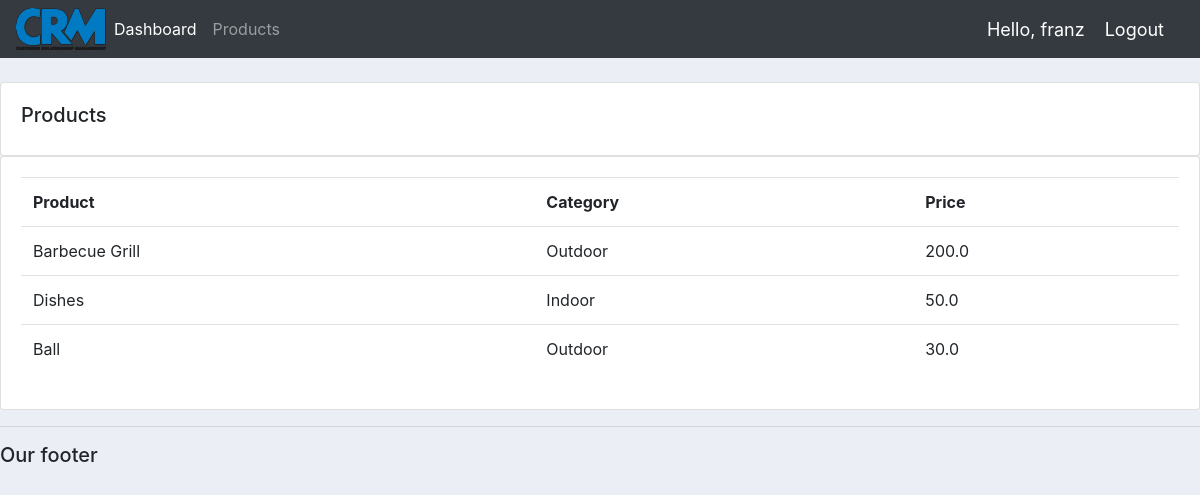
Screenshot of /products/ (signed in) with the database file from the repository.
### accounts/models.py (models this page shows, shortened)
class Product(models.Model):
    CATEGORY = (
        ("Indoor", "Indoor"),
        ("Outdoor", "Outdoor"),
    )
    name = models.CharField(max_length=200, null=True)
    price = models.FloatField(null=True)
    category = models.CharField(max_length=200, null=True, choices=CATEGORY)
    desciption =  models.CharField(max_length=200, null=True, blank=True)
    date_created = models.DateTimeField(auto_now_add=True, null=True)
    tags = models.ManyToManyField(Tag)

### accounts/decorators.py (the view)
        def wrapper(request, *args, **kwargs):
            group = None
            if request.user.groups.exists():
                group = request.user.groups.all()[0].name
                print(group)
            if group not in allowed_roles:
                return HttpResponse("You are not authorized to view this page.")
            return view_func(request, *args, **kwargs)

### accounts/views.py (called while the page is built)
@login_required
@allowed_users(allowed_roles=["admin"])
def products(request):
    products = Product.objects.all()
    context = {"products": products}
    return render(request, "accounts/products.html", context)

### accounts/templates/accounts/products.html
{% extends "accounts/main.html" %}
{% block content %}
<br>
<div class="row">
    <div class="col-md">
        <div class="card card-body">
            <h5>Products</h5>
        </div>
        <div class="card card-body">
            <table class="table">
                <tr>
                    <th>Product</th>
                    <th>Category</th>
                    <th>Price</th>
                </tr>
                {% for i in products %}
                    <tr>
                        <td>{{i.name}}</td>
                        <td>{{i.category}}</td>
                        <td>{{i.price}}</td>
                    </tr>
                {% endfor %}
            </table>
        </div>
    </div>
</div>
{% endblock %}

### accounts/templates/accounts/navbar.html (shortened to what this page needs)
{% load static %}
<nav class="navbar navbar-expand-lg navbar-dark bg-dark">
  <img src="{% static 'images/logo.png' %}" alt="">
    <div class="collapse navbar-collapse" id="navbarNav">
      <ul class="navbar-nav">
        {% if request.user.is_staff %}
          <li class="nav-item active">
            <a class="nav-link" href="{% url 'home' %}">Dashboard </a>
          </li>
          <li class="nav-item">
            <a class="nav-link" href="{% url 'products' %}">Products</a>
          </li>
        {% else %}
          <li class="nav-item">
            <a href="{% url 'account' %}" class="nav-link"> Settings </a>
          </li>
        {% endif %}
      </ul>
    </div>
    <span class="hello-msg">Hello, {{request.user}}</span>
    <span> <a class="hello-msg" href="{%url 'logout'%}"> Logout </a> </span>
</nav>

### static/css/main.css (style rules this page uses)
body { background-color: #ebeff5; }

### accounts/templates/accounts/navbar.html (style rules this page uses)
.hello-msg { font-size: 18px; color: #fff; margin-right: 20px; }

### rows the page displays
Product: name "Barbecue Grill", category "Outdoor", price "200.0"
Product: name "Dishes", category "Indoor", price "50.0"
Product: name "Ball", category "Outdoor", price "30.0"

### other values shown
{{ request.user }} "franz"
